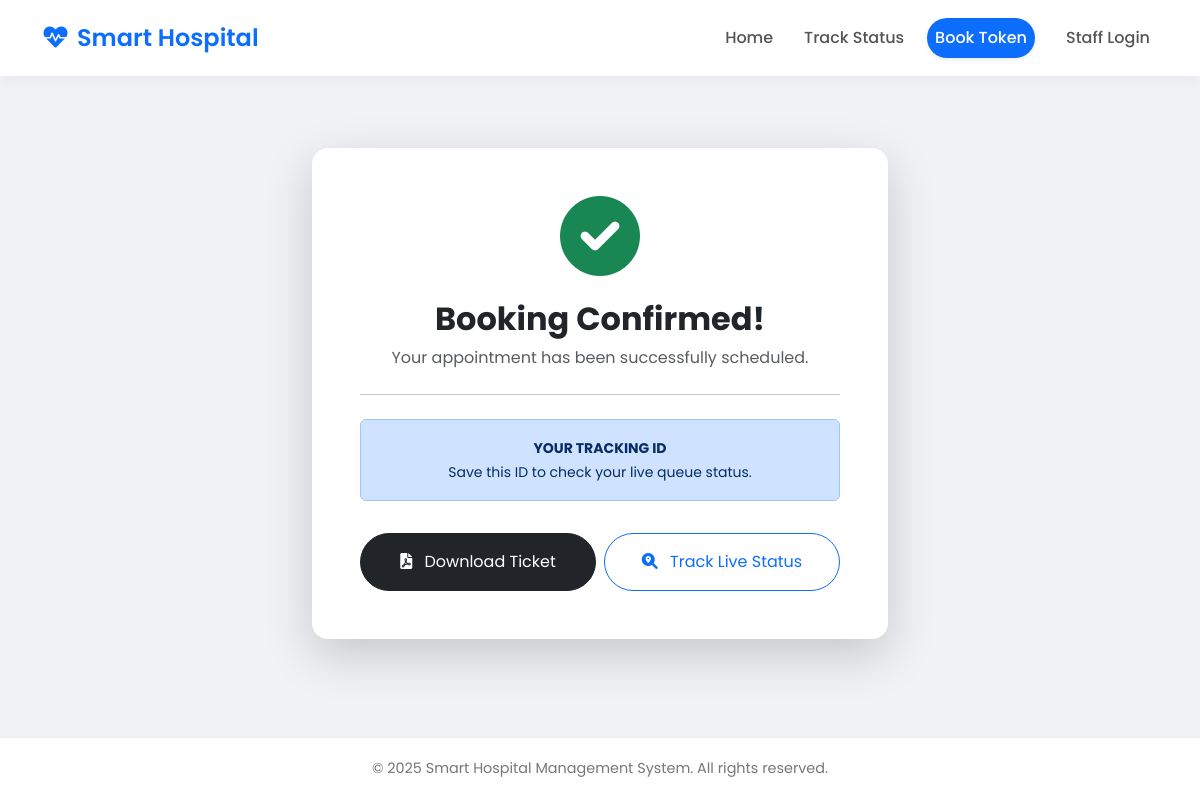
/success/8/, run on an earlier commit of the app's database.
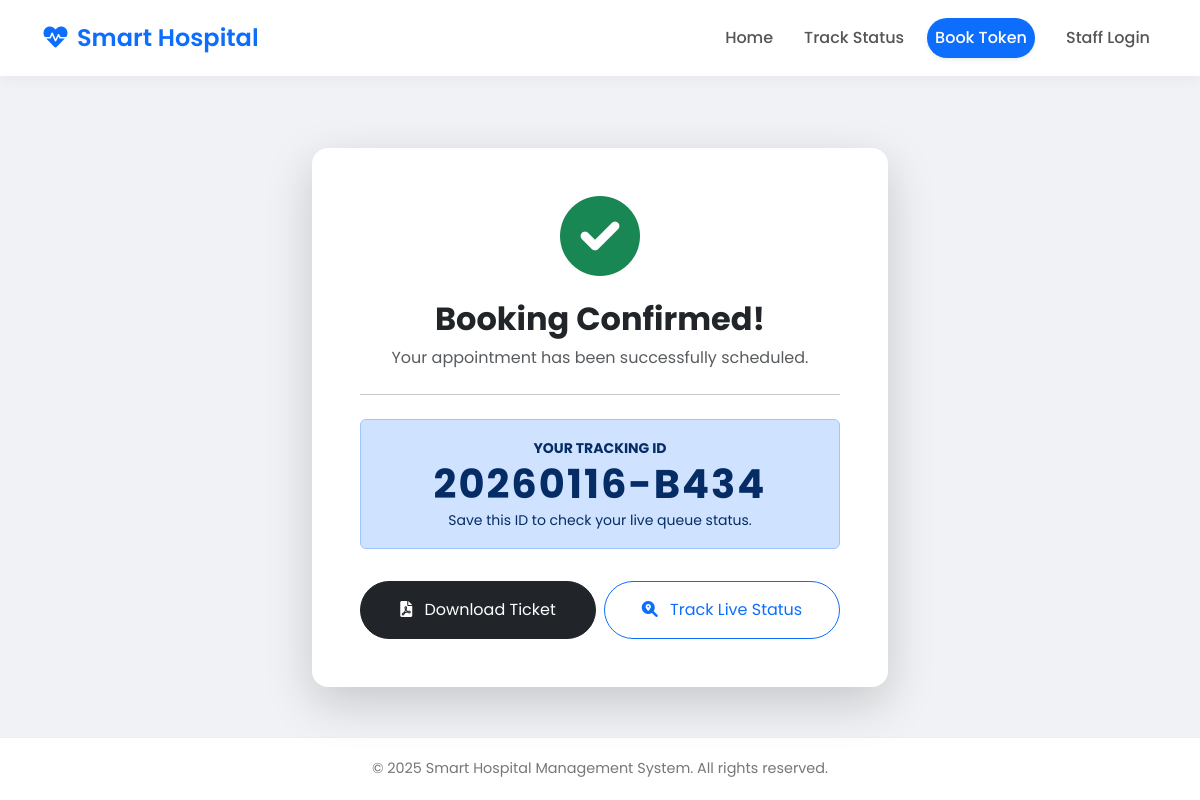
And on a later commit of the database.
### hospital/models.py (models this page shows, shortened)
class Appointment(models.Model):
    STATUS_CHOICES = [
        ('waiting', 'Waiting'),
        ('in_consultation', 'In Consultation'),
        ('completed', 'Completed'),
        ('cancelled', 'Cancelled'),
    ]
    patient_name = models.CharField(max_length=100)
    patient_email = models.EmailField(null=True, blank=True)
    doctor = models.ForeignKey(Doctor, on_delete=models.CASCADE, related_name='appointments')
    booked_at = models.DateTimeField(auto_now_add=True)
    ticket_id = models.CharField(max_length=20, unique=True, blank=True)
    token_number = models.PositiveIntegerField(null=True, blank=True)
    status = models.CharField(max_length=20, choices=STATUS_CHOICES, default='waiting')
    estimated_start_time = models.DateTimeField(null=True, blank=True)
    actual_start_time = models.DateTimeField(null=True, blank=True)
    actual_end_time = models.DateTimeField(null=True, blank=True)

### hospital/views.py (the view)
# urls.py: path('success/<int:appointment_id>/', views.booking_success, name='booking_success'),
def booking_success(request, appointment_id):
    appointment = get_object_or_404(Appointment, id=appointment_id)
    return render(request, 'hospital/success.html', {'appointment': appointment})

### hospital/templates/hospital/success.html
{% extends 'hospital/base.html' %}
{% block content %}
<div class="container mt-5 text-center" style="max-width: 600px;">
    <div class="card shadow-lg border-0 rounded-4">
        <div class="card-body p-5">
            <div class="mb-4 text-success">
                <i class="fas fa-check-circle fa-5x"></i>
            </div>
            <h2 class="fw-bold text-dark">Booking Confirmed!</h2>
            <p class="text-muted">Your appointment has been successfully scheduled.</p>
            <hr class="my-4">
            <div class="alert alert-primary">
                <small class="text-uppercase fw-bold">Your Tracking ID</small>
                <h1 class="display-6 fw-bold mb-0" style="letter-spacing: 2px;">
                    {{ appointment.ticket_id }}
                </h1>
                <small>Save this ID to check your live queue status.</small>
            </div>
            <div class="row g-2 mt-4">
                <div class="col-md-6">
                    <a href="{% url 'download_pdf' appointment.id %}" class="btn btn-dark w-100 py-3 rounded-pill">
                        <i class="fas fa-file-pdf me-2"></i> Download Ticket
                    </a>
                </div>
                <div class="col-md-6">
                    <a href="{% url 'patient_dashboard' %}" class="btn btn-outline-primary w-100 py-3 rounded-pill">
                        <i class="fas fa-search-location me-2"></i> Track Live Status
                    </a>
                </div>
            </div>
        </div>
    </div>
</div>
{% endblock %}

What changed in the data, as far as the page shows it:
now on this page (row edited): Appointment: ticket_id "20260116-B434"
